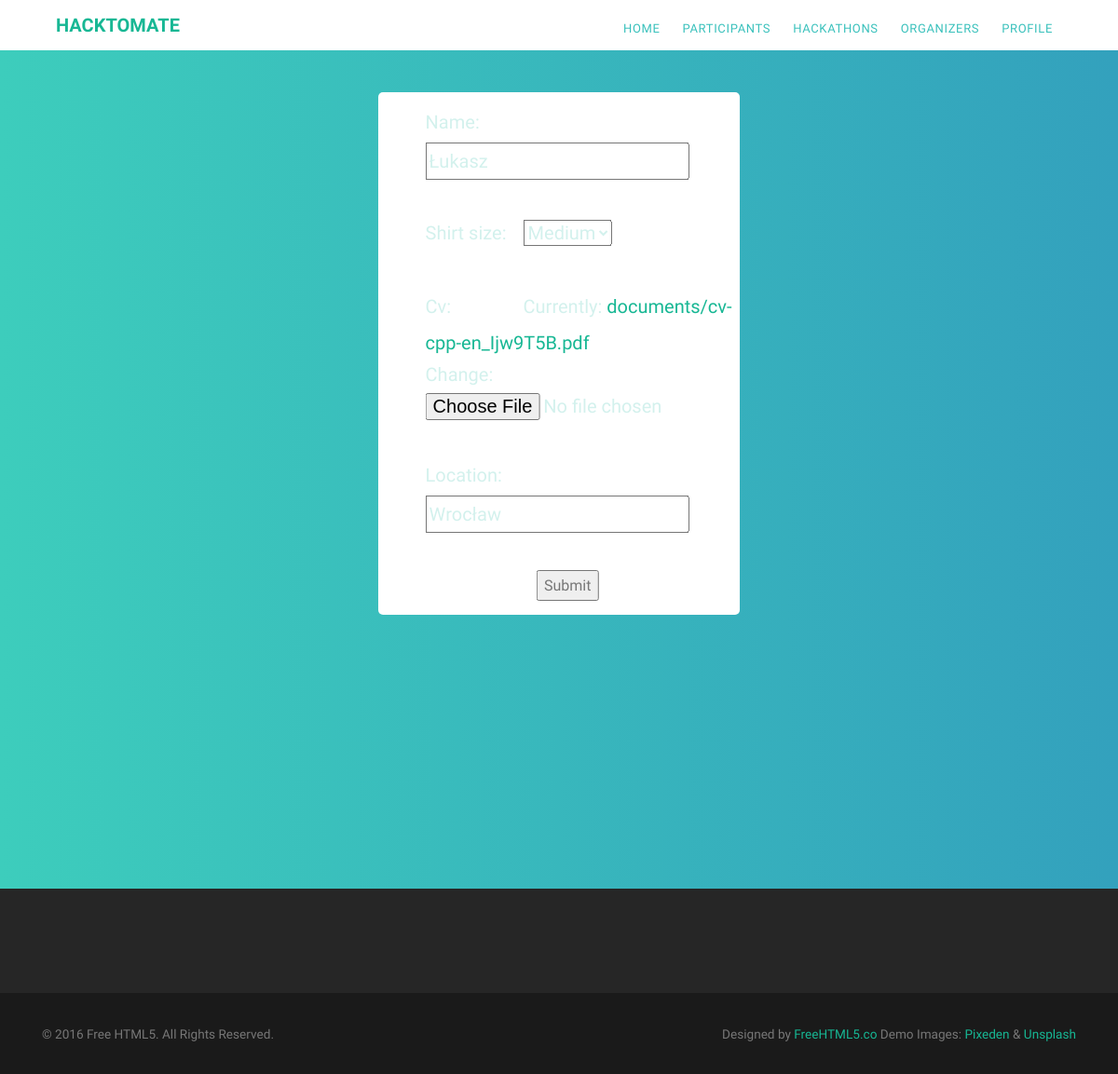
Screenshot of /user/profile/ with the database file from the repository.
### user/models.py (models this page shows)
class Profile(models.Model):
    SHIRT_SIZES = (
        ('S', 'Small'),
        ('M', 'Medium'),
        ('L', 'Large'),
    )
    name = models.CharField(max_length=80)
    shirt_size = models.CharField(max_length=1, choices=SHIRT_SIZES)
    cv = models.FileField(null=True, upload_to='documents/')
    location = models.CharField(max_length=30, blank=True)

### user/views.py (the view)
# urls.py: path('profile/', views.profile, name='profile'),
def profile(request, id=None):
    id_ = 1
    if id != None:
        id_ = id
    instance = None
    print("lel")
    request.session['id'] = id_
    try:
        instance = get_object_or_404(Profile, pk=id_)
    except Exception as e:
        print(e)
    print("lel 2")
    saved = False
    if request.method == 'POST':
        print("lel :D :D")
        form = ProfileForm(request.POST, request.FILES, instance=instance)
        if form.is_valid():
            print('valid')
            try:
                file_path = request.FILES['cv']
                print(request.FILES['cv'])
                profile = form.save()
                handle_skills(file_path, request.session['id'])
                saved = True
            except Exception as e:
                print(e)
                form = ProfileForm(instance=instance)
        else:
            print('invalid')
            messages.error(request, "Error")
    else:
        try:
            print("lel 3")
            form = ProfileForm(instance=instance)
        except Exception as e:
            print(e)
    return render(request, 'user/profile.html', {'form': form, 'saved': saved})

### user/forms.py (shortened to what this page needs)
class ProfileForm(forms.ModelForm):
    class Meta:
        model = Profile
        fields =  '__all__'

### user/templates/user/profile.html (shortened to what this page needs)
{% extends 'hackathons/base.html' %}
{% block content %}
<header id="gtco-header" class="gtco-cover" role="banner">
  <div class="gtco-container row">
    <div class="container form-wrapper">
        <form method="post" enctype="multipart/form-data" novalidate>
            {{ form.as_p }}
            <button type="submit">Submit</button>
        </form>
    </div>
  </div>
</header>
{% endblock %}

### hackathons/static/hackathons/css/style.css (style rules this page uses)
body { font-family: "Raleway", Arial, sans-serif; font-weight: 400; font-size: 16px; line-height: 1.7; color: #777; background: #fff; }
a { color: #17B794; -webkit-transition: 0.5s; -o-transition: 0.5s; transition: 0.5s; }
p { margin-bottom: 20px; }
.gtco-container { max-width: 1140px; position: relative; margin: 0 auto; padding-left: 15px; padding-right: 15px; }
#gtco-header, #gtco-counter, .gtco-bg { background-size: cover; background-position: top center; background-repeat: no-repeat; position: relative; }
.gtco-cover { height: 900px; background-size: cover; background-position: center center; background-repeat: no-repeat; position: relative; float: left; width: 100%; }
.gtco-cover a { color: #17B794; }
.gtco-cover > .gtco-container { position: relative; z-index: 10; }
form label { font-weight: normal !important; }
#gtco-header { background: #3dcdbc; background: -moz-linear-gradient(left, #3dcdbc 0%, #33a1bd 100%); background: -webkit-gradient(left top, right top, color-stop(0%, #3dcdbc), color-stop(100%, #33a1bd)); background: -webkit-linear-gradient(left, #3dcdbc 0%, #33a1bd 100%); background: -o-linear-gradient(left, #3dcdbc 0%, #33a1bd 100%); background: -ms-linear-gradient(left, #3dcdbc 0%, #33a1bd 100%); background: linear-gradient(to right, #3dcdbc 0%, #33a1bd 100%); filter: progid:DXImageTransform.Microsoft.gradient( startColorstr='#3dcdbc', endColorstr='#33a1bd', GradientType=1 ); }
#gtco-header p { color: #d3f1ed; font-size: 20px; margin-bottom: 40px !important; }

### hackathons/static/hackathons/css/own-styles.css (style rules this page uses)
.form-wrapper { width: 35%; margin-left: auto; margin-right: auto; background-color: #fff; margin-top: 45px; border-radius: 5px; padding: 15px; }
.form-wrapper form { position: relative; left: 50%; transform: translateX(-40%); }
.form-wrapper label { min-width: 100px; }
.form-wrapper button { position: relative; left: 50%; transform: translateX(-90%) !important; }

### rows the page displays
Profile: name "Łukasz", shirt_size "Medium", location "Wrocław"
